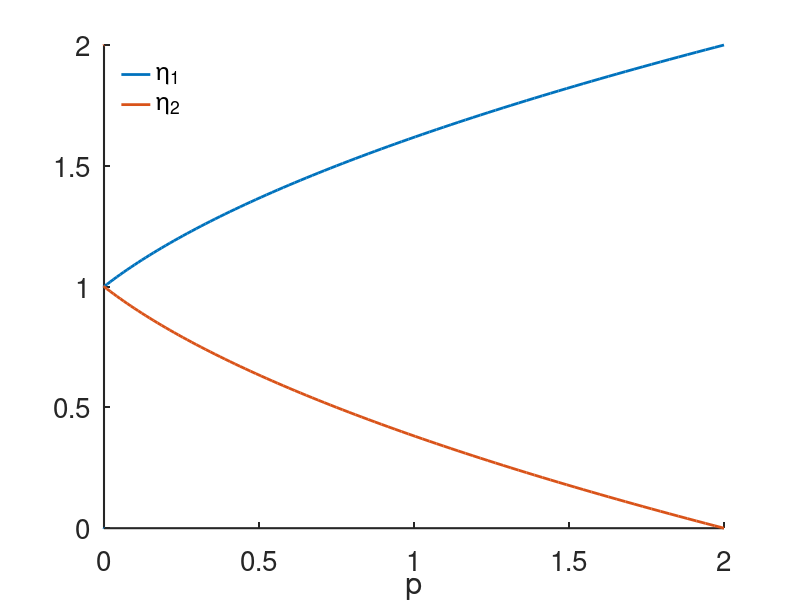

Source code (MATLAB):
%-------------------------------------------------------------------

% Matlab code for plotting the heights of two water columns.

% For Chapter 2, Fig. 2.15 of
% Keener and Sneyd, Mathematical Physiology, 3rd Edition, Springer.

% Written by James Keener and James Sneyd

%-------------------------------------------------------------------

close all
clear all
clc
 
set(0,                           ...
   'defaultaxesfontsize', 20,   ...
   'defaultaxeslinewidth', 1.0, ...
   'defaultlinelinewidth', 2.0, ...
   'defaultpatchlinewidth', 0.7);


h1=[0:.01:2];
p=h1.^2-h1;
h2=2-h1;

figure(1)
plot(p,h1,p,h2)
xlabel('p')
legend('boxoff')
legend('\eta_1','\eta_2','location','northwest')
axis([0 2 0 2])
set(gca,'linewidth',1.5)
box off
